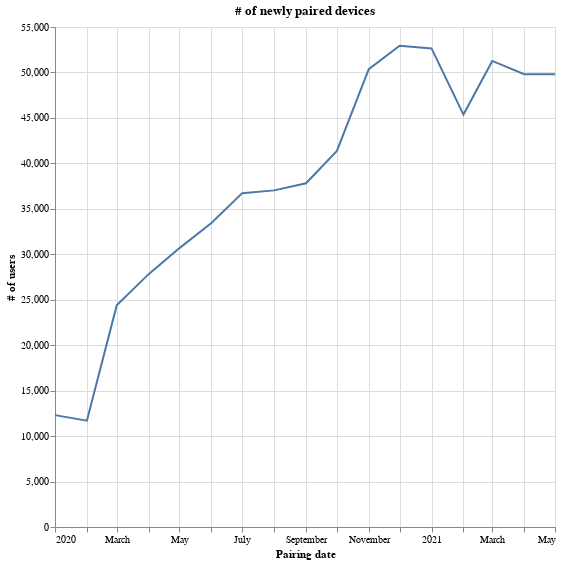

Source (notebook cell):
### Code cell
df = pd.read_csv("devices_final.csv")

df = df.loc[
    (df["churned"] == 1)
    & (pd.to_datetime(df["next_pair"]) >= pd.to_datetime("2020-01-01")),
    :,
]

df["year"] = pd.to_datetime(df["next_pair"]).dt.year
df["month"] = pd.to_datetime(df["next_pair"]).dt.month

df["next_pair"] = df["year"].astype(str) + "-" + df["month"].astype(str)

df = df.groupby(["next_pair"])["user_id"].agg("nunique").reset_index()

alt.Chart(df.loc[df["next_pair"] != "2021-6", :]).mark_line().encode(
    x=alt.X("next_pair:T", axis=alt.Axis(title="Pairing date")),
    y=alt.Y("user_id:Q", axis=alt.Axis(title="# of users")),
).properties(title="# of newly paired devices", width=500, height=500)

### Figure 1 — Vega-Lite specification as saved in the notebook (floating-point values rounded to 4 significant figures)
{"config": {"view": {"continuousWidth": 400, "continuousHeight": 300}}, "data": {"name": "data-140b9ad98bc758877efe1c6bd4b3074a"}, "mark": "line", "encoding": {"x": {"type": "temporal", "axis": {"title": "Pairing date"}, "field": "next_pair"}, "y": {"type": "quantitative", "axis": {"title": "# of users"}, "field": "user_id"}}, "height": 500, "title": "# of newly paired devices", "width": 500, "$schema": "https://vega.github.io/schema/vega-lite/v4.8.1.json", "datasets": {"data-140b9ad98bc758877efe1c6bd4b3074a": [{"next_pair": "2020-1", "user_id": 12307}, {"next_pair": "2020-10", "user_id": 41373}, {"next_pair": "2020-11", "user_id": 50363}, {"next_pair": "2020-12", "user_id": 52941}, {"next_pair": "2020-2", "user_id": 11692}, {"next_pair": "2020-3", "user_id": 24377}, {"next_pair": "2020-4", "user_id": 27816}, {"next_pair": "2020-5", "user_id": 30679}, {"next_pair": "2020-6", "user_id": 33449}, {"next_pair": "2020-7", "user_id": 36725}, {"next_pair": "2020-8", "user_id": 37029}, {"next_pair": "2020-9", "user_id": 37811}, {"next_pair": "2021-1", "user_id": 52645}, {"next_pair": "2021-2", "user_id": 45366}, {"next_pair": "2021-3", "user_id": 51270}, {"next_pair": "2021-4", "user_id": 49811}, {"next_pair": "2021-5", "user_id": 49805}]}}
